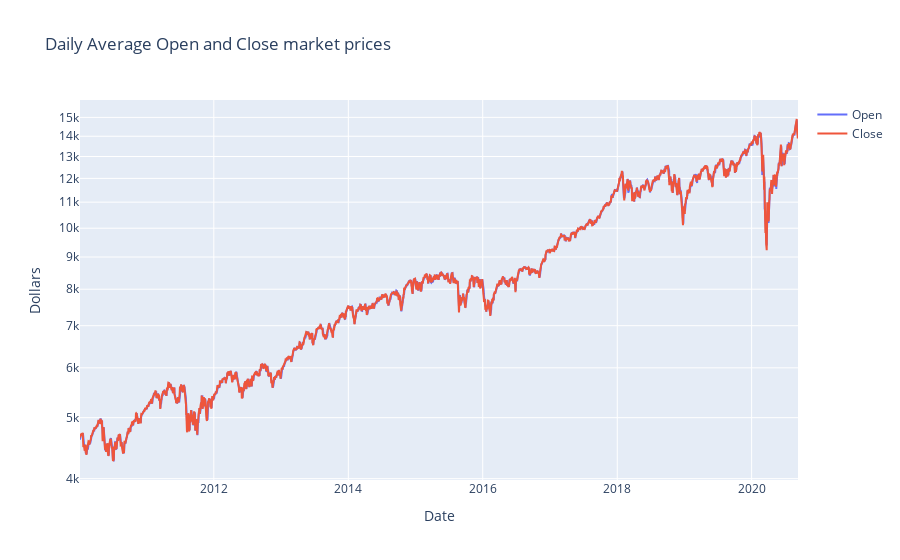

Notebook code cell kept with this figure:
### Code cell
fig = go.Figure()

fig.add_trace(go.Scatter(x=data['Date'], y=data['Open'], mode='lines', name='Open'))

fig.add_trace(go.Scatter(x=data['Date'], y=data['Close'], mode='lines', name='Close'))

fig.update_yaxes(type="log")

fig.update_layout(
    title="Daily Average Open and Close market prices",
    xaxis_title="Date",
    yaxis_title="Dollars"
)

fig.show()

### Figure 1 — Plotly figure (JSON) as saved in the notebook; plotly's stock layout.template omitted (floating-point values rounded to 4 significant figures; data arrays with more than 128 entries replaced by an {"elided": "..."} marker saying what was removed)
{"data": [{"mode": "lines", "name": "Open", "type": "scatter", "x": {"elided": "2690 str values"}, "y": {"elided": "2690 float values"}}, {"mode": "lines", "name": "Close", "type": "scatter", "x": {"elided": "2690 str values"}, "y": {"elided": "2690 float values"}}], "layout": {"title": {"text": "Daily Average Open and Close market prices"}, "xaxis": {"title": {"text": "Date"}}, "yaxis": {"title": {"text": "Dollars"}, "type": "log"}}}
